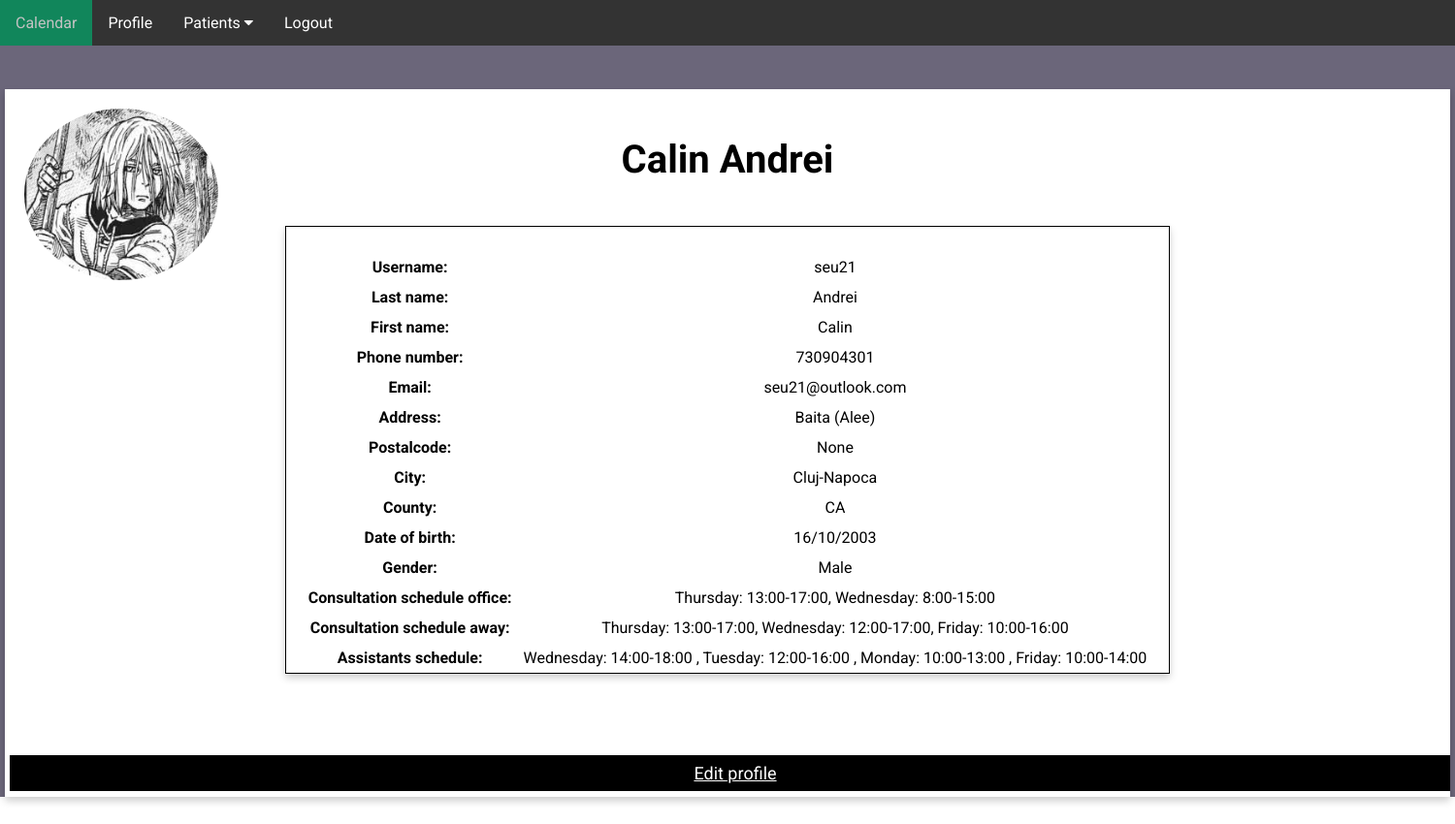
Screenshot of /medic-profile (signed in) with the database file from the repository.
### app/domain/entities.py (models this page shows, shortened)
class Doctor(db.Model):
    __tablename__ = "doctor"
    id = db.Column(db.Integer, primary_key=True)
    username = db.Column(db.String(64), index=True, unique=True)
    first_name = db.Column(db.String(64), index=True)
    last_name = db.Column(db.String(64), index=True)
    phone_number = db.Column(db.Integer, index=True, unique=True)
    email = db.Column(db.String(128), index=True, unique=True)
    address = db.Column(db.String(256), index=True)
    postalcode = db.Column(db.String(256), index=True)
    city = db.Column(db.String(256), index=True)
    state = db.Column(db.String(256), index=True)
    birth_date = db.Column(db.String(128), index=True)
    gender = db.Column(db.String(8), index=True)
    consultation_schedule_office = db.Column(db.String(128), index=True)
    consultation_schedule_away = db.Column(db.String(128), index=True)
    assistants_schedule = db.Column(db.String(128), index=True)
    password_hash = db.Column(db.String(256), index=True)
    medical_proof = db.Column(db.String(256))
    profile_picture = db.Column(db.String(256))
    patients = db.relationship('Patient', backref='doctor')
    consultations = db.relationship('Consultation', backref='doctor')

### app/ui/ui.py (the view)
    @staticmethod
    @app.route('/medic-profile')
    def medic_profile():
        doctor = service.get_doctor_by_id(service.session['doctor'])
        if "doctor" not in service.session:
            return redirect(url_for('home'))
        return render_template('medic-profile.html', doctor=doctor)

### app/repository/database.py (called while the page is built)
    def find_doctor_by_id(self, doctor_id):
        doctor = self.db.session.get(Doctor, doctor_id)
        if doctor is None:
            raise ValueError("Doctor not found")
        return doctor

### app/service/service.py (called while the page is built)
    def get_doctor_by_id(self, doctor_id):
        return self.db.find_doctor_by_id(doctor_id)

### app/ui/ui.py (called while the page is built)
    @staticmethod
    @app.before_request
    def before_request():
        flask.session.permanent = True
        app.permanent_session_lifetime = datetime.timedelta(minutes=5)
        flask.session.modified = True

### app/templates/medic-profile.html (shortened to what this page needs)
<!DOCTYPE html>
<html lang="en">
<head>
    <link rel="stylesheet" href="../static/main-style.css">
    <link rel="stylesheet" href="https://cdnjs.cloudflare.com/ajax/libs/font-awesome/4.7.0/css/font-awesome.min.css">
</head>
<body>
    <section class="header">
            <div class="navbar">
                <a href="/medic-home">Calendar</a>
                <a href="/medic-profile">Profile</a>
                <div class="dropdown">
                    <button class="dropbtn">Patients
                        <i class="fa fa-caret-down"></i>
                    </button>
                </div>
                <a href="{{ url_for('logout') }}">Logout</a>
            </div>
            <div class="main-box">
                {% if doctor.profile_picture=='' %}
                    <img src="{{ doctor.avatar(128) }}" class="profile-img" alt="{{ doctor.username }}">
                {% else %}
                    <img src="../static/files/profile_picture_doctor/{{doctor.profile_picture}}" class="profile-img" alt="{{ doctor.username }}">
                {% endif %}
                  <h1 class="name">{{doctor.first_name}} {{doctor.last_name}}</h1>
                  <div class="profile-box">
                    <table class="medic-table">
                        <tr>
                            <th>Username:</th>
                            <td>{{doctor.username}}</td>
                        </tr>
                        <tr>
                            <th>Last name:</th>
                            <td>{{doctor.last_name}}</td>
                        </tr>
                        <tr>
                            <th>First name:</th>
                            <td>{{doctor.first_name}}</td>
                        </tr>
                        <tr>
                            <th>Phone number:</th>
                            <td>{{doctor.phone_number}}</td>
                        </tr>
                        <tr>
                            <th>Email:</th>
                            <td>{{doctor.email}}</td>
                        </tr>
                        <tr>
                            <th>Address:</th>
                            <td>{{doctor.address}}</td>
                        </tr>
                        <tr>
                            <th>Postalcode:</th>
                            <td>{{doctor.postalcode}}</td>
                        </tr>
                        <tr>
                            <th>City:</th>
                            <td>{{doctor.city}}</td>
                        </tr>
                        <tr>
                            <th>County:</th>
                            <td>{{doctor.state}}</td>
                        </tr>
                        <tr>
                            <th>Date of birth:</th>
                            <td>{{doctor.birth_date}}</td>
                        </tr>
                        <tr>
                            <th>Gender:</th>
                            <td>{{doctor.gender}}</td>
                        </tr>
                        <tr>
                            <th>Consultation schedule office:</th>
                            <td>{{doctor.consultation_schedule_office}}</td>
                        </tr>
                        <tr>
                            <th>Consultation schedule away:</th>
                            <td>{{doctor.consultation_schedule_away}}</td>
                        </tr>
                        <tr>
                            <th>Assistants schedule:</th>
                            <td>{{doctor.assistants_schedule}}</td>
                        </tr>
                    </table>
                  </div>
                  <p><a href="/edit-medic" class="contact-btn">Edit profile</a></p>
            </div>
    </section>
</body>
</html>

### app/static/main-style.css (style rules this page uses)
* { margin: 0; padding: 0; font-family: 'Roboto', sans-serif; }
.header { min-height: 100vh; width: 100%; background-color:#6b667a; background-position: center; background-size: cover; position: relative; }
.navbar { overflow: hidden; background-color: #333; font-family: Arial; }
.navbar a { left: 80px; float: left; font-size: 16px; color: white; text-align: center; padding: 14px 16px; text-decoration: none; }
.dropdown { float: left; overflow: hidden; }
.dropdown .dropbtn { font-size: 16px; border: none; outline: none; color: white; padding: 14px 16px; background-color: inherit; font-family: inherit; margin: 0; }
.main-box { box-shadow: 0 4px 8px 0 rgba(0, 0, 0, 0.2); width: 1480px; height: 720px; position: relative; margin: 3% auto; background: #fff; padding: 5px; overflow: hidden; text-align: center; }
.name { margin: 3% auto; font-size: 40px; }
.contact-btn { position: relative; top: 40px; border: none; outline: 0; display: inline-block; padding: 8px; color: white; background-color: #000; text-align: center; cursor: pointer; width: 100%; font-size: 18px; }
.profile-img { width: 200px; position: absolute; top: 20px; left: 20px; border-radius: 50%; }
.profile-box { width: 900px; height: 450px; border: 1px solid #000; box-shadow: 0 4px 8px 0 rgba(0, 0, 0, 0.2); position: relative; margin: 3% auto; background: #fff; padding: 5px; overflow: hidden; text-align: center; }
.medic-table, th, td { margin: 15px auto; padding: 5px; }

### rows the page displays
Doctor: profile_picture (picture), first_name "Calin", last_name "Andrei", username "seu21", phone_number "730904301", email "seu21@outlook.com", address "Baita (Alee)", postalcode "None", city "Cluj-Napoca", state "CA", birth_date "16/10/2003", gender "Male", consultation_schedule_office "Thursday: 13:00-17:00, Wednesday: 8:00-15:00", consultation_schedule_away "Thursday: 13:00-17:00, Wednesday: 12:00-17:00, Friday: 10:00-16:00", assistants_schedule "Wednesday: 14:00-18:00 , Tuesday: 12:00-16:00 , Monday: 10:00-13:00 , Friday: 10:00-14:00"
